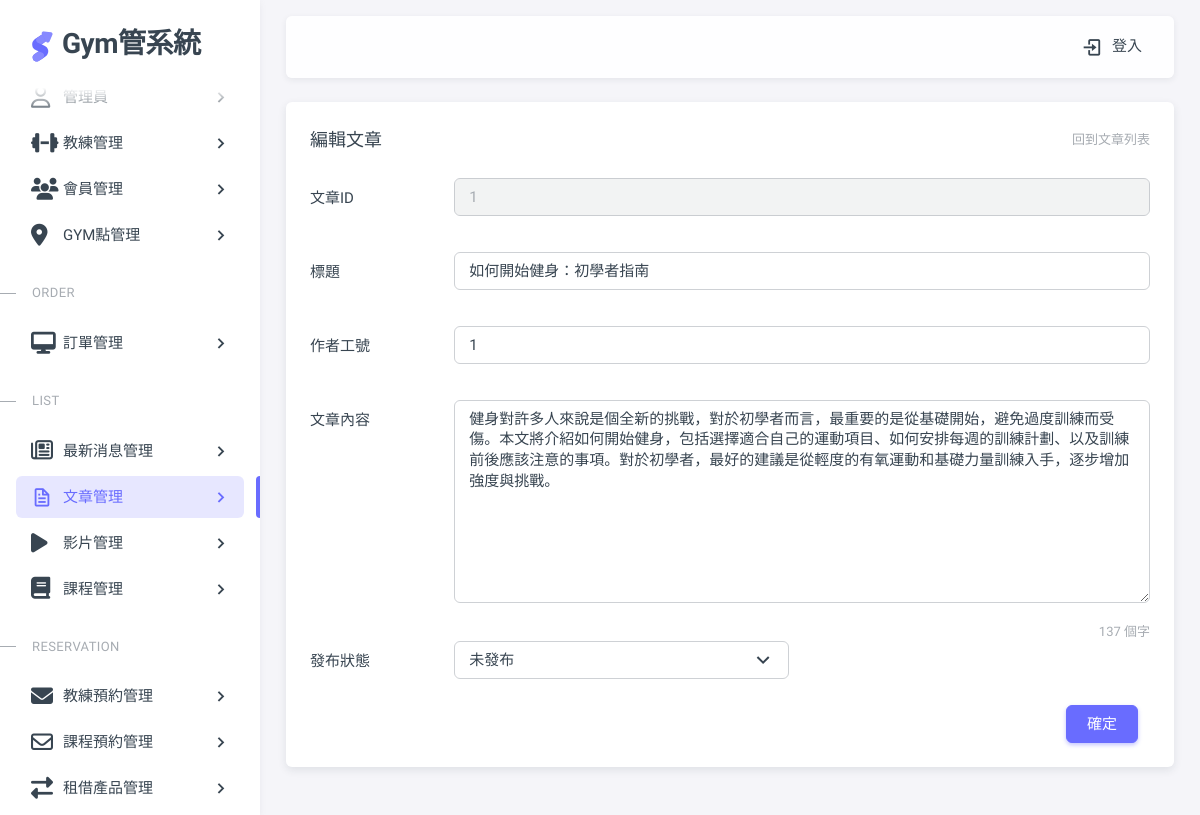
The page /pages/article-edit.php?article_id=1 on the database as committed earlier.
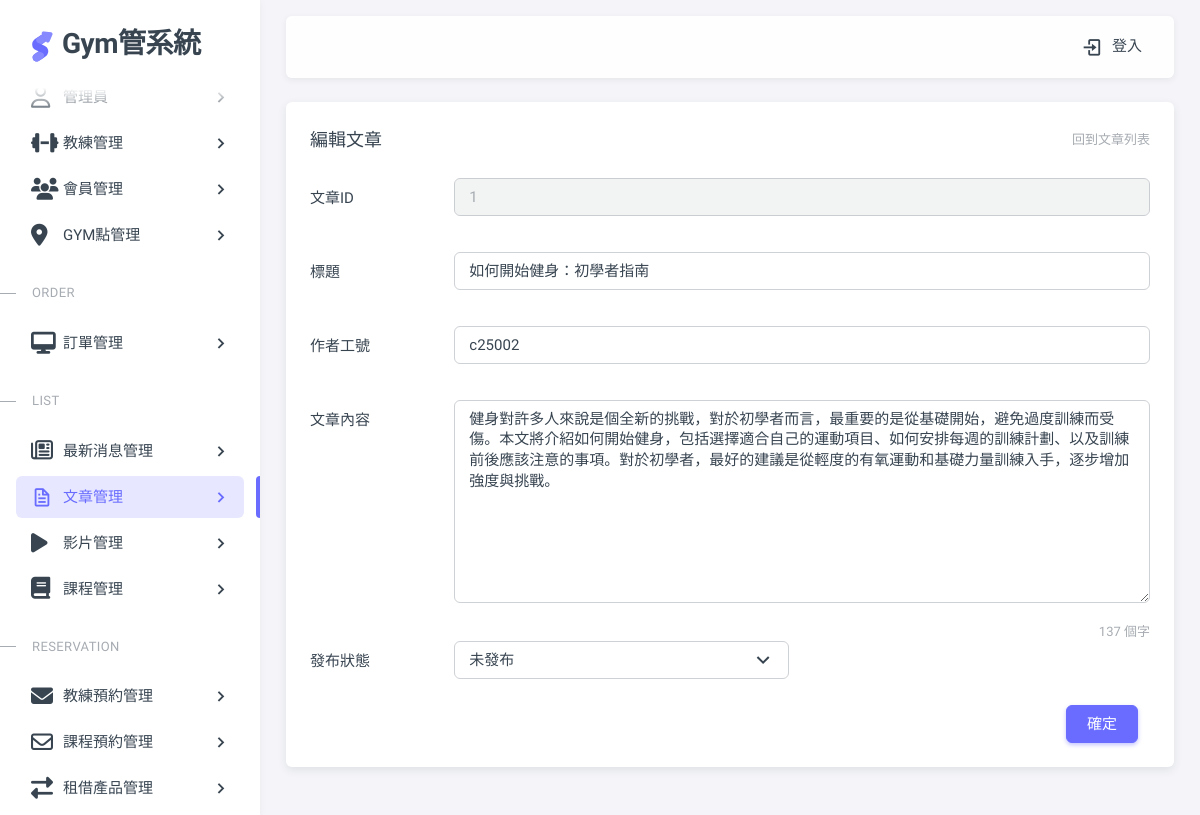
The same page on the database as committed later.
### tables this page shows
CREATE TABLE articles (
    article_id INTEGER PRIMARY KEY auto_increment,
    title VARCHAR(255),
    content TEXT,
    author_id VARCHAR(50),
    uploadStatus INTEGER,
    created_at TIMESTAMP DEFAULT CURRENT_TIMESTAMP,
    updated_at TIMESTAMP DEFAULT CURRENT_TIMESTAMP
);

### pages/article-edit.php (the view, shortened to what this page needs)
<?php require __DIR__ . '/includes/init.php';?>
<?php
$article_id = empty($_GET['article_id'])? 0 : intval($_GET['article_id']);
$sql="SELECT * FROM articles WHERE article_id = $article_id";
$r = $pdo->query($sql)->fetch();
?>
<?php include __DIR__ . '/includes/html-header.php'; ?>
<?php include __DIR__ . '/includes/html-sidebar.php'; ?>
<?php include __DIR__ . '/includes/html-layout-navbar.php'; ?>
<?php include __DIR__ . '/includes/html-content wrapper-start.php'; ?>
<div class="col-xxl">
    <div class="card mb-6">
      <div class="card-header d-flex align-items-center justify-content-between">
        <h5 class="mb-0">編輯文章</h5>
        <small class="text-muted float-end"> <a href="./article.php" class="nav-link">回到文章列表</a>
        </small>
      </div>
      <div class="card-body">
        <form onsubmit="sendData(event)">
            <div class="row mb-6">
                <label class="col-sm-2 col-form-label" for="basic-default-article_id">文章ID</label>
                <div class="col-sm-10">
                <input type="text" class="form-control" id="basic-default-article_id" name="article_id" value="<?=$r['article_id'] ?>" disabled >
                </div>
            </div>
          <div class="row mb-6">
            <label class="col-sm-2 col-form-label" for="basic-default-title">標題</label>
            <div class="col-sm-10">
              <input type="text" class="form-control" id="basic-default-title" placeholder="title" name="title" value="<?=$r['title']?>">
            </div>
          </div>
          <div class="row mb-6">
            <label class="col-sm-2 col-form-label" for="basic-default-author_id">作者工號</label>
            <div class="col-sm-10">
              <input type="text" class="form-control " id="basic-default-author_id" name="author_id" placeholder="ID"  value="<?=$r['author_id']?>" require>
            </div>
          </div>
          <div class="row mb-2">
            <label class="col-sm-2 col-form-label" for="basic-default-content">文章內容</label>
            <div class="col-sm-10">
              <textarea id="basic-default-content" class="form-control" placeholder="Hi, Do you have a moment to talk Joe?" aria-label="Hi, Do you have a moment to talk Joe?" aria-describedby="basic-icon-default-message2" rows="9" name="content" ><?=$r['content']?></textarea>
            </div>
          </div>
          <div class="row" >
            <div class="col-12">
                <small class="text-muted float-end" id="textCount">0 個字</small>
            </div>
          </div>
          <div class="row mb-6">
            <label class="col-sm-2 col-form-label" for="basic-default-checkbox" >發布狀態</label >
            <div class="col-sm-10">
                <div class="row">
                    <div class="col-sm-6">
                        <select id="sendNotification" class="form-select" name="uploadStatus">
                            <option value="0" <?=($r['uploadStatus'] == 0) ? 'selected' : ''; ?>>未發布</option>
                        </select>
                    </div>
                </div>
            </div>
          </div>
          <div class="mt-6 text-end">
            <button type="submit" class="btn btn-primary me-3">確定</button>
          </div>
        </form>
      </div>
    </div>
  </div>
<?php include __DIR__ . '/includes/html-content wrapper-end.php'; ?>
<?php include __DIR__ . '/includes/html-footer.php'; ?>

Rows that differ between the two databases and show on the page:
changed articles "如何開始健身：初學者指南": author_id "1" → "c25002"
